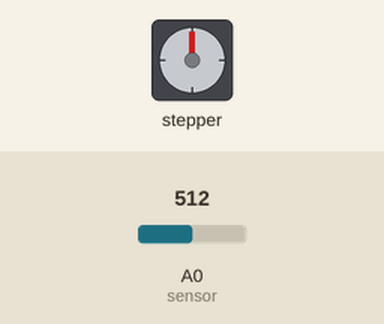
This sketch was run on a simulated Arduino Uno, built with avr-gcc and run on an emulated ATmega328P. Parts: stepper motor. Wiring (inferred from the names in the program): stepper motor driver (200 steps per turn assumed): step pin 3; direction pin 2. The test bench sets the inputs (shaded band); at power-on: A0 (sensor) = 512.

Above: at 1.6 s.
1.7 s: A0 (sensor) set to 1023
At 4.6 s:
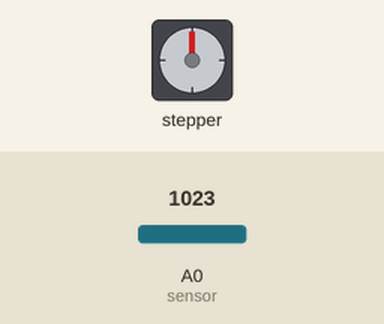
4.7 s: A0 (sensor) set to 511
At 9.1 s:
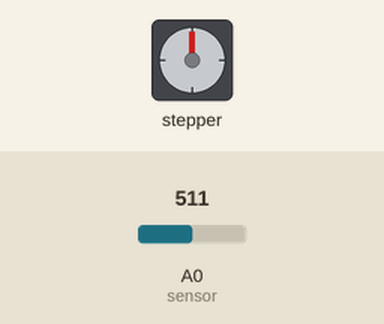
Timing chart, 0 to 10.6 s (numbered marks = the images above; inputs shaded):
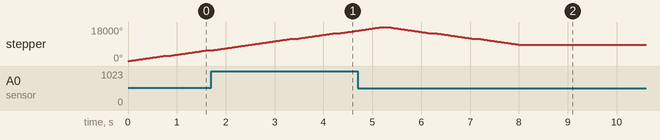

The sketch:

Height_Control_with_Potentiometer.ino
```cpp
int dirPin = 2; // pin that controls direction
int stepPin = 3; //pin that controls stepping

int setPoint; // desired position
int currentHeight = 0; // estimated current height (last setPoint)
int error = 0; // initialize error
const int INTERVALS = 50; // number of intervals to split up full height into
int sensorVal = 0;

const int NUMBERSAMPLES = 3;
int samples[NUMBERSAMPLES] = {0};
int pointerInSamples = 0;

const int STEPS = 10000; // total number of microsteps from all the way down to all the way up - CALIBRATE

void setup() { //declare Outputs
pinMode(dirPin, OUTPUT); //direction
pinMode(stepPin, OUTPUT);
}

// Moving average filter
void addSample(int newSample){

  samples[pointerInSamples] = newSample;
  if(pointerInSamples == (NUMBERSAMPLES - 1)){
  pointerInSamples = 0;
  }
   else pointerInSamples++;
}

// average values
int getAverage() {
 int sum = 0;
  for (int i =0 ; i<NUMBERSAMPLES; i++){
 sum = samples[i] + sum;
 }
 int avg = sum/NUMBERSAMPLES;
  Serial.print("  sum = ");
  Serial.println(sum);
 return avg;
}

void changeHeight(){
  if (error > 0){
     digitalWrite(dirPin, HIGH);     // Set the direction
  }
  else {
    digitalWrite(dirPin, LOW);     // Set the opposite direction
  }
  for (int i = 0; i < abs(STEPS*error)/INTERVALS; i++)
  {
    digitalWrite(stepPin, LOW);  // This LOW to HIGH change is what creates the
    digitalWrite(stepPin, HIGH); // "Rising Edge" so the easydriver knows to when to step.
    delayMicroseconds(470);      // Delay time - ~270 is fastest before stalling (short=fast)
  }
}


//main loop
void loop() {

  sensorVal = analogRead(A0);    // read the value from the sensor:

  addSample(sensorVal);
  //getAverage();
  setPoint = map(getAverage(), 0, 1023, 0, INTERVALS); //map value from potentiometer to
  error = setPoint - currentHeight;    //calculate error
  changeHeight();         // change the height based on the total number of steps and the number of intervals

  // print the results to the serial monitor:
 Serial.println(setPoint);

  currentHeight += error; //set current height to setpoint, which assumes you reached the setpoint via the open loop control
  delay(100); //milliseconds


}
```
